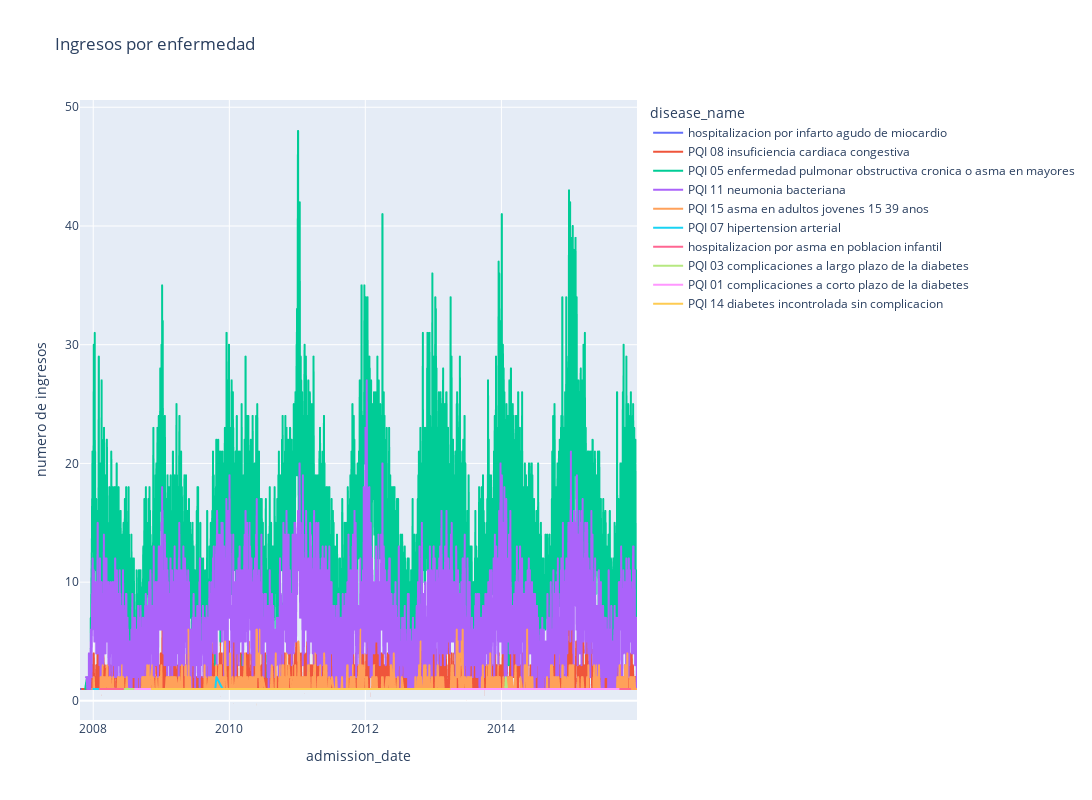

This figure's notebook cell:
### Code cell
campos_de_agrupacion = ['admission_date','disease_name']
campos_de_registro_unico = ['historia_recodificada','cip_recodificado','fecha_de_ingreso']

fig = px.line(
    data_frame = df[campos_de_agrupacion + campos_de_registro_unico].groupby(campos_de_agrupacion).count().reset_index().rename(columns={"fecha_de_ingreso": "numero de ingresos"}),
    x = 'admission_date',
    y = 'numero de ingresos',
    color = 'disease_name',
    title = 'Ingresos por enfermedad',
    width = 1500, height = 800
)

fig.update_layout(hovermode="x")

### Figure 1 — Plotly figure (JSON) as saved in the notebook; plotly's stock layout.template omitted (floating-point values rounded to 4 significant figures; data arrays with more than 128 entries replaced by an {"elided": "..."} marker saying what was removed)
{"data": [{"hovertemplate": "disease_name=hospitalizacion por infarto agudo de miocardio<br>admission_date=%{x}<br>numero de ingresos=%{y}<extra></extra>", "legendgroup": "hospitalizacion por infarto agudo de miocardio", "line": {"color": "#636efa", "dash": "solid"}, "marker": {"symbol": "circle"}, "mode": "lines", "name": "hospitalizacion por infarto agudo de miocardio", "showlegend": true, "type": "scattergl", "x": ["2007-10-22T00:00:00", "2007-12-25T00:00:00", "2008-02-09T00:00:00", "2008-04-15T00:00:00", "2008-05-04T00:00:00", "2008-05-19T00:00:00", "2008-05-21T00:00:00", "2008-06-02T00:00:00", "2008-06-04T00:00:00", "2008-10-02T00:00:00", "2009-02-09T00:00:00", "2009-03-28T00:00:00", "2009-05-11T00:00:00", "2009-07-31T00:00:00", "2009-09-16T00:00:00", "2009-10-08T00:00:00", "2009-12-10T00:00:00", "2009-12-31T00:00:00", "2010-01-03T00:00:00", "2010-03-11T00:00:00", "2010-03-22T00:00:00", "2010-04-05T00:00:00", "2010-04-12T00:00:00", "2010-04-25T00:00:00", "2010-05-12T00:00:00", "2010-05-16T00:00:00", "2010-10-29T00:00:00", "2010-11-14T00:00:00", "2010-11-30T00:00:00", "2010-12-19T00:00:00", "2011-02-11T00:00:00", "2011-02-13T00:00:00", "2011-03-22T00:00:00", "2011-07-09T00:00:00", "2011-07-29T00:00:00", "2011-09-08T00:00:00", "2011-09-17T00:00:00", "2011-10-29T00:00:00", "2011-12-01T00:00:00", "2012-01-24T00:00:00", "2012-04-12T00:00:00", "2012-04-23T00:00:00", "2012-11-28T00:00:00", "2012-12-24T00:00:00", "2013-01-29T00:00:00", "2013-02-05T00:00:00", "2013-02-09T00:00:00", "2013-05-07T00:00:00", "2013-05-23T00:00:00", "2013-07-18T00:00:00", "2013-09-30T00:00:00", "2013-11-19T00:00:00", "2013-12-16T00:00:00", "2014-02-13T00:00:00", "2014-05-01T00:00:00", "2014-06-04T00:00:00", "2014-07-15T00:00:00", "2014-08-19T00:00:00", "2014-09-04T00:00:00", "2014-09-28T00:00:00", "2014-12-18T00:00:00", "2015-01-19T00:00:00", "2015-02-13T00:00:00", "2015-02-16T00:00:00", "2015-04-04T00:00:00", "2015-04-08T00:00:00", "2015-05-25T00:00:00", "2015-08-06T00:00:00", "2015-08-17T00:00:00", "2015-11-23T00:00:00", "2015-11-29T00:00:00"], "xaxis": "x", "y": [1, 1, 1, 1, 1, 1, 1, 1, 1, 1, 1, 1, 1, 1, 1, 1, 1, 1, 1, 1, 1, 1, 1, 1, 1, 1, 1, 1, 1, 1, 1, 1, 1, 1, 1, 1, 1, 1, 1, 1, 1, 1, 1, 1, 1, 1, 1, 1, 1, 1, 1, 1, 1, 1, 1, 1, 1, 1, 1, 1, 1, 1, 1, 1, 1, 1, 1, 1, 1, 1, 1], "yaxis": "y"}, {"hovertemplate": "disease_name=PQI 08 insuficiencia cardiaca congestiva<br>admission_date=%{x}<br>numero de ingresos=%{y}<extra></extra>", "legendgroup": "PQI 08 insuficiencia cardiaca congestiva", "line": {"color": "#EF553B", "dash": "solid"}, "marker": {"symbol": "circle"}, "mode": "lines", "name": "PQI 08 insuficiencia cardiaca congestiva", "showlegend": true, "type": "scattergl", "x": {"elided": "2237 str values"}, "xaxis": "x", "y": {"elided": "2237 int values"}, "yaxis": "y"}, {"hovertemplate": "disease_name=PQI 05 enfermedad pulmonar obstructiva cronica o asma en mayores<br>admission_date=%{x}<br>numero de ingresos=%{y}<extra></extra>", "legendgroup": "PQI 05 enfermedad pulmonar obstructiva cronica o asma en mayores", "line": {"color": "#00cc96", "dash": "solid"}, "marker": {"symbol": "circle"}, "mode": "lines", "name": "PQI 05 enfermedad pulmonar obstructiva cronica o asma en mayores", "showlegend": true, "type": "scattergl", "x": {"elided": "2944 str values"}, "xaxis": "x", "y": {"elided": "2944 int values"}, "yaxis": "y"}, {"hovertemplate": "disease_name=PQI 11 neumonia bacteriana<br>admission_date=%{x}<br>numero de ingresos=%{y}<extra></extra>", "legendgroup": "PQI 11 neumonia bacteriana", "line": {"color": "#ab63fa", "dash": "solid"}, "marker": {"symbol": "circle"}, "mode": "lines", "name": "PQI 11 neumonia bacteriana", "showlegend": true, "type": "scattergl", "x": {"elided": "2929 str values"}, "xaxis": "x", "y": {"elided": "2929 int values"}, "yaxis": "y"}, {"hovertemplate": "disease_name=PQI 15 asma en adultos jovenes 15 39 anos<br>admission_date=%{x}<br>numero de ingresos=%{y}<extra></extra>", "legendgroup": "PQI 15 asma en adultos jovenes 15 39 anos", "line": {"color": "#FFA15A", "dash": "solid"}, "marker": {"symbol": "circle"}, "mode": "lines", "name": "PQI 15 asma en adultos jovenes 15 39 anos", "showlegend": true, "type": "scattergl", "x": {"elided": "1295 str values"}, "xaxis": "x", "y": {"elided": "1295 int values"}, "yaxis": "y"}, {"hovertemplate": "disease_name=PQI 07 hipertension arterial<br>admission_date=%{x}<br>numero de ingresos=%{y}<extra></extra>", "legendgroup": "PQI 07 hipertension arterial", "line": {"color": "#19d3f3", "dash": "solid"}, "marker": {"symbol": "circle"}, "mode": "lines", "name": "PQI 07 hipertension arterial", "showlegend": true, "type": "scattergl", "x": ["2008-01-01T00:00:00", "2008-01-27T00:00:00", "2008-02-08T00:00:00", "2008-02-21T00:00:00", "2008-03-10T00:00:00", "2008-04-23T00:00:00", "2008-04-29T00:00:00", "2008-06-17T00:00:00", "2008-08-08T00:00:00", "2008-08-19T00:00:00", "2008-09-01T00:00:00", "2008-11-08T00:00:00", "2008-12-03T00:00:00", "2008-12-23T00:00:00", "2009-01-08T00:00:00", "2009-03-05T00:00:00", "2009-03-08T00:00:00", "2009-04-13T00:00:00", "2009-08-26T00:00:00", "2009-09-30T00:00:00", "2009-10-17T00:00:00", "2009-10-24T00:00:00", "2009-11-26T00:00:00", "2009-12-29T00:00:00", "2010-01-30T00:00:00", "2010-03-22T00:00:00", "2010-05-13T00:00:00", "2010-05-21T00:00:00", "2010-09-07T00:00:00", "2010-09-27T00:00:00", "2010-10-29T00:00:00", "2011-01-02T00:00:00", "2011-01-25T00:00:00", "2011-07-17T00:00:00", "2011-07-30T00:00:00", "2011-08-13T00:00:00", "2011-10-07T00:00:00", "2011-11-10T00:00:00", "2011-12-25T00:00:00", "2012-01-29T00:00:00", "2012-08-01T00:00:00", "2012-08-05T00:00:00", "2012-10-07T00:00:00", "2012-10-09T00:00:00", "2012-11-01T00:00:00", "2012-12-25T00:00:00", "2013-03-31T00:00:00", "2013-04-14T00:00:00", "2013-06-19T00:00:00", "2013-07-16T00:00:00", "2013-08-15T00:00:00", "2013-12-06T00:00:00", "2013-12-21T00:00:00", "2014-01-20T00:00:00", "2014-05-07T00:00:00", "2014-06-23T00:00:00", "2014-07-21T00:00:00", "2014-12-04T00:00:00", "2014-12-17T00:00:00", "2015-02-04T00:00:00", "2015-09-17T00:00:00"], "xaxis": "x", "y": [1, 1, 1, 1, 1, 1, 1, 1, 1, 1, 1, 1, 1, 1, 1, 1, 1, 1, 1, 1, 1, 2, 1, 1, 1, 1, 1, 1, 1, 1, 1, 1, 1, 1, 1, 1, 1, 1, 1, 1, 1, 1, 1, 1, 1, 1, 1, 1, 1, 1, 1, 1, 1, 1, 1, 1, 1, 1, 1, 1, 1], "yaxis": "y"}, {"hovertemplate": "disease_name=hospitalizacion por asma en poblacion infantil<br>admission_date=%{x}<br>numero de ingresos=%{y}<extra></extra>", "legendgroup": "hospitalizacion por asma en poblacion infantil", "line": {"color": "#FF6692", "dash": "solid"}, "marker": {"symbol": "circle"}, "mode": "lines", "name": "hospitalizacion por asma en poblacion infantil", "showlegend": true, "type": "scattergl", "x": ["2008-02-05T00:00:00", "2008-05-17T00:00:00", "2008-06-08T00:00:00", "2008-06-10T00:00:00", "2008-11-27T00:00:00", "2008-12-21T00:00:00", "2009-05-25T00:00:00", "2009-06-05T00:00:00", "2009-06-07T00:00:00", "2009-09-19T00:00:00", "2009-10-19T00:00:00", "2009-11-05T00:00:00", "2009-12-16T00:00:00", "2009-12-28T00:00:00", "2010-01-13T00:00:00", "2010-01-16T00:00:00", "2010-02-25T00:00:00", "2010-04-25T00:00:00", "2010-05-16T00:00:00", "2010-10-21T00:00:00", "2010-11-04T00:00:00", "2010-11-13T00:00:00", "2011-02-15T00:00:00", "2011-02-21T00:00:00", "2011-03-06T00:00:00", "2011-04-12T00:00:00", "2011-06-27T00:00:00", "2011-10-03T00:00:00", "2011-12-25T00:00:00", "2012-04-15T00:00:00", "2012-06-15T00:00:00", "2012-10-28T00:00:00", "2012-11-05T00:00:00", "2012-11-13T00:00:00", "2012-11-15T00:00:00", "2013-01-16T00:00:00", "2013-02-12T00:00:00", "2013-02-22T00:00:00", "2013-03-18T00:00:00", "2013-03-25T00:00:00", "2013-05-28T00:00:00", "2013-06-09T00:00:00", "2013-06-17T00:00:00", "2013-07-15T00:00:00", "2013-09-05T00:00:00", "2013-09-19T00:00:00", "2013-09-25T00:00:00", "2013-10-20T00:00:00", "2013-10-28T00:00:00", "2013-11-10T00:00:00", "2013-12-09T00:00:00", "2013-12-11T00:00:00", "2013-12-12T00:00:00", "2014-01-14T00:00:00", "2014-01-19T00:00:00", "2014-01-23T00:00:00", "2014-01-28T00:00:00", "2014-06-19T00:00:00", "2014-07-22T00:00:00", "2014-09-04T00:00:00", "2014-09-25T00:00:00", "2014-09-26T00:00:00", "2014-10-07T00:00:00", "2014-11-27T00:00:00", "2014-12-04T00:00:00", "2014-12-22T00:00:00", "2015-01-23T00:00:00", "2015-04-29T00:00:00", "2015-05-09T00:00:00", "2015-05-11T00:00:00", "2015-05-18T00:00:00", "2015-06-15T00:00:00", "2015-06-22T00:00:00", "2015-09-09T00:00:00", "2015-10-27T00:00:00", "2015-11-16T00:00:00", "2015-11-19T00:00:00", "2015-11-21T00:00:00", "2015-11-24T00:00:00"], "xaxis": "x", "y": [1, 1, 1, 1, 1, 1, 1, 1, 1, 1, 1, 1, 1, 1, 1, 1, 1, 1, 1, 1, 1, 1, 1, 1, 1, 1, 1, 1, 1, 1, 1, 1, 1, 1, 1, 1, 1, 1, 1, 1, 1, 1, 1, 1, 1, 1, 1, 1, 1, 1, 1, 1, 1, 1, 1, 1, 1, 1, 1, 1, 1, 1, 1, 1, 1, 1, 1, 1, 1, 1, 1, 1, 1, 1, 1, 1, 1, 1, 1], "yaxis": "y"}, {"hovertemplate": "disease_name=PQI 03 complicaciones a largo plazo de la diabetes<br>admission_date=%{x}<br>numero de ingresos=%{y}<extra></extra>", "legendgroup": "PQI 03 complicaciones a largo plazo de la diabetes", "line": {"color": "#B6E880", "dash": "solid"}, "marker": {"symbol": "circle"}, "mode": "lines", "name": "PQI 03 complicaciones a largo plazo de la diabetes", "showlegend": true, "type": "scattergl", "x": ["2008-06-18T00:00:00", "2008-06-28T00:00:00", "2009-02-03T00:00:00", "2009-10-26T00:00:00", "2009-10-29T00:00:00", "2010-02-20T00:00:00", "2011-04-10T00:00:00", "2011-08-24T00:00:00", "2011-09-01T00:00:00", "2012-01-01T00:00:00", "2012-02-28T00:00:00", "2012-04-26T00:00:00", "2012-12-02T00:00:00", "2013-03-06T00:00:00", "2013-03-22T00:00:00", "2013-06-15T00:00:00", "2013-07-29T00:00:00", "2013-08-10T00:00:00", "2013-08-23T00:00:00", "2013-09-05T00:00:00", "2014-01-15T00:00:00", "2014-01-22T00:00:00", "2014-01-24T00:00:00", "2014-01-31T00:00:00", "2014-02-01T00:00:00", "2014-03-21T00:00:00", "2014-04-29T00:00:00", "2014-05-09T00:00:00", "2014-07-16T00:00:00", "2014-08-30T00:00:00", "2015-07-21T00:00:00", "2015-07-26T00:00:00", "2015-09-16T00:00:00"], "xaxis": "x", "y": [1, 1, 1, 1, 1, 1, 1, 1, 1, 1, 1, 1, 1, 1, 1, 1, 1, 1, 1, 1, 1, 1, 2, 1, 1, 1, 1, 1, 1, 1, 1, 1, 1], "yaxis": "y"}, {"hovertemplate": "disease_name=PQI 01 complicaciones a corto plazo de la diabetes<br>admission_date=%{x}<br>numero de ingresos=%{y}<extra></extra>", "legendgroup": "PQI 01 complicaciones a corto plazo de la diabetes", "line": {"color": "#FF97FF", "dash": "solid"}, "marker": {"symbol": "circle"}, "mode": "lines", "name": "PQI 01 complicaciones a corto plazo de la diabetes", "showlegend": true, "type": "scattergl", "x": ["2008-08-13T00:00:00", "2009-04-11T00:00:00", "2010-06-20T00:00:00", "2011-10-15T00:00:00", "2012-12-30T00:00:00", "2013-11-14T00:00:00", "2015-08-05T00:00:00", "2015-09-22T00:00:00"], "xaxis": "x", "y": [1, 1, 1, 1, 1, 1, 1, 1], "yaxis": "y"}, {"hovertemplate": "disease_name=PQI 14 diabetes incontrolada sin complicacion<br>admission_date=%{x}<br>numero de ingresos=%{y}<extra></extra>", "legendgroup": "PQI 14 diabetes incontrolada sin complicacion", "line": {"color": "#FECB52", "dash": "solid"}, "marker": {"symbol": "circle"}, "mode": "lines", "name": "PQI 14 diabetes incontrolada sin complicacion", "showlegend": true, "type": "scattergl", "x": ["2008-11-10T00:00:00", "2009-02-08T00:00:00", "2010-06-02T00:00:00", "2010-06-15T00:00:00", "2010-06-29T00:00:00", "2012-01-31T00:00:00", "2013-03-29T00:00:00"], "xaxis": "x", "y": [1, 1, 1, 1, 1, 1, 1], "yaxis": "y"}], "layout": {"height": 800, "hovermode": "x", "legend": {"title": {"text": "disease_name"}, "tracegroupgap": 0}, "title": {"text": "Ingresos por enfermedad"}, "width": 1500, "xaxis": {"anchor": "y", "domain": [0, 1], "title": {"text": "admission_date"}}, "yaxis": {"anchor": "x", "domain": [0, 1], "title": {"text": "numero de ingresos"}}}}
